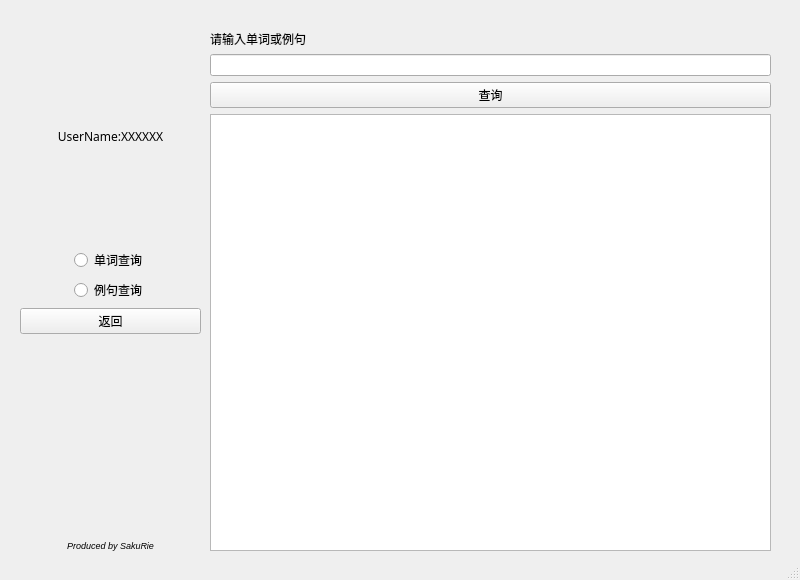
<?xml version="1.0" encoding="UTF-8"?>
<ui version="4.0">
 <class>MainWindow</class>
 <widget class="QMainWindow" name="MainWindow">
  <property name="geometry">
   <rect>
    <x>0</x>
    <y>0</y>
    <width>800</width>
    <height>580</height>
   </rect>
  </property>
  <property name="mouseTracking">
   <bool>true</bool>
  </property>
  <property name="windowTitle">
   <string>EnHelper[查询]</string>
  </property>
  <widget class="QWidget" name="centralwidget">
   <widget class="QWidget" name="verticalLayoutWidget">
    <property name="geometry">
     <rect>
      <x>20</x>
      <y>30</y>
      <width>181</width>
      <height>521</height>
     </rect>
    </property>
    <layout class="QVBoxLayout" name="verticalLayout">
     <item>
      <widget class="QLabel" name="UserName">
       <property name="font">
        <font>
         <family>微软雅黑 Light</family>
        </font>
       </property>
       <property name="text">
        <string>UserName:XXXXXX</string>
       </property>
       <property name="alignment">
        <set>Qt::AlignCenter</set>
       </property>
      </widget>
     </item>
     <item alignment="Qt::AlignHCenter">
      <widget class="QRadioButton" name="word_rbtn">
       <property name="text">
        <string>单词查询</string>
       </property>
      </widget>
     </item>
     <item alignment="Qt::AlignHCenter">
      <widget class="QRadioButton" name="sentence_rbtn">
       <property name="text">
        <string>例句查询</string>
       </property>
      </widget>
     </item>
     <item>
      <widget class="QPushButton" name="back_btn">
       <property name="font">
        <font>
         <family>微软雅黑</family>
        </font>
       </property>
       <property name="text">
        <string>返回</string>
       </property>
      </widget>
     </item>
     <item alignment="Qt::AlignHCenter|Qt::AlignBottom">
      <widget class="QLabel" name="produced">
       <property name="minimumSize">
        <size>
         <width>179</width>
         <height>0</height>
        </size>
       </property>
       <property name="font">
        <font>
         <pointsize>7</pointsize>
         <weight>50</weight>
         <italic>true</italic>
         <bold>false</bold>
         <strikeout>false</strikeout>
         <stylestrategy>PreferDefault</stylestrategy>
         <kerning>false</kerning>
        </font>
       </property>
       <property name="text">
        <string>Produced by SakuRie</string>
       </property>
       <property name="alignment">
        <set>Qt::AlignCenter</set>
       </property>
      </widget>
     </item>
    </layout>
   </widget>
   <widget class="QWidget" name="verticalLayoutWidget_2">
    <property name="geometry">
     <rect>
      <x>210</x>
      <y>30</y>
      <width>561</width>
      <height>521</height>
     </rect>
    </property>
    <layout class="QVBoxLayout" name="verticalLayout_2">
     <item>
      <widget class="QLabel" name="label">
       <property name="font">
        <font>
         <family>Consolas</family>
        </font>
       </property>
       <property name="text">
        <string>请输入单词或例句</string>
       </property>
      </widget>
     </item>
     <item>
      <widget class="QLineEdit" name="inputEdit"/>
     </item>
     <item>
      <widget class="QPushButton" name="search_btn">
       <property name="text">
        <string>查询</string>
       </property>
      </widget>
     </item>
     <item>
      <widget class="QTextEdit" name="outputEdit">
       <property name="readOnly">
        <bool>true</bool>
       </property>
      </widget>
     </item>
    </layout>
   </widget>
  </widget>
  <widget class="QStatusBar" name="statusbar"/>
 </widget>
 <resources/>
 <connections/>
</ui>
